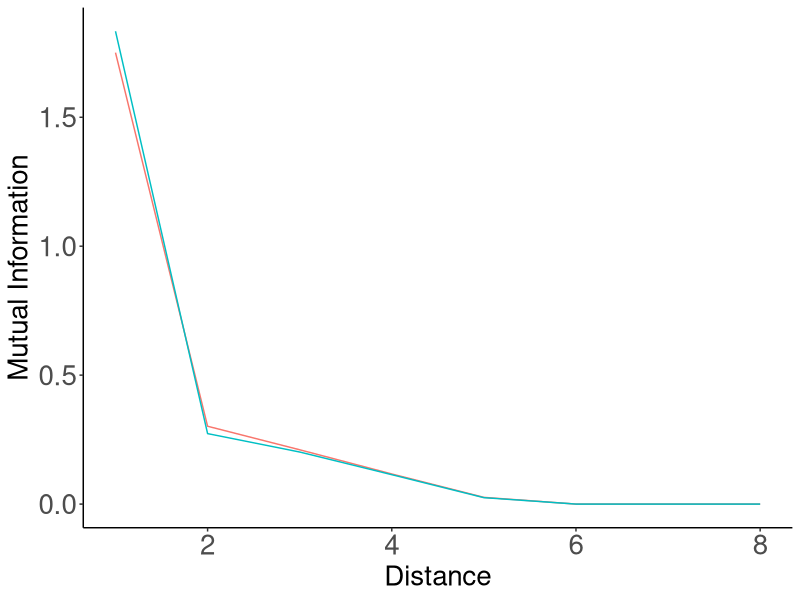
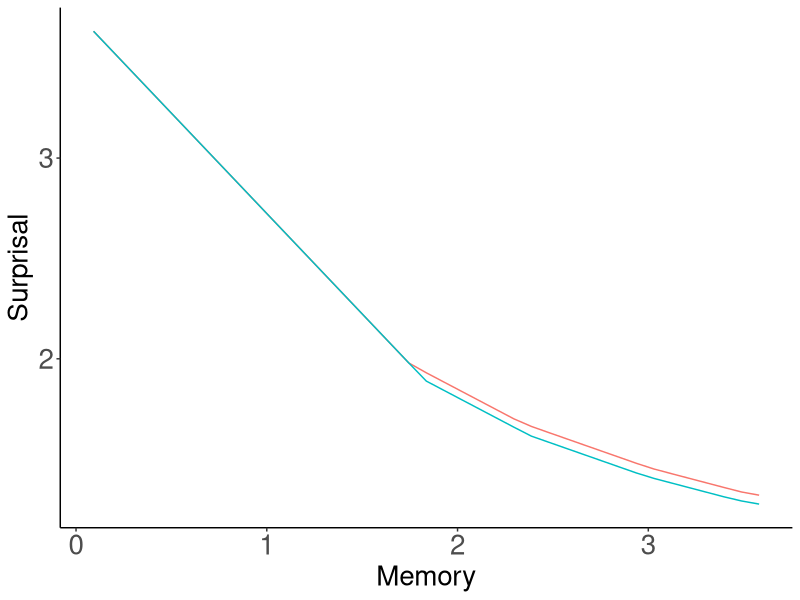
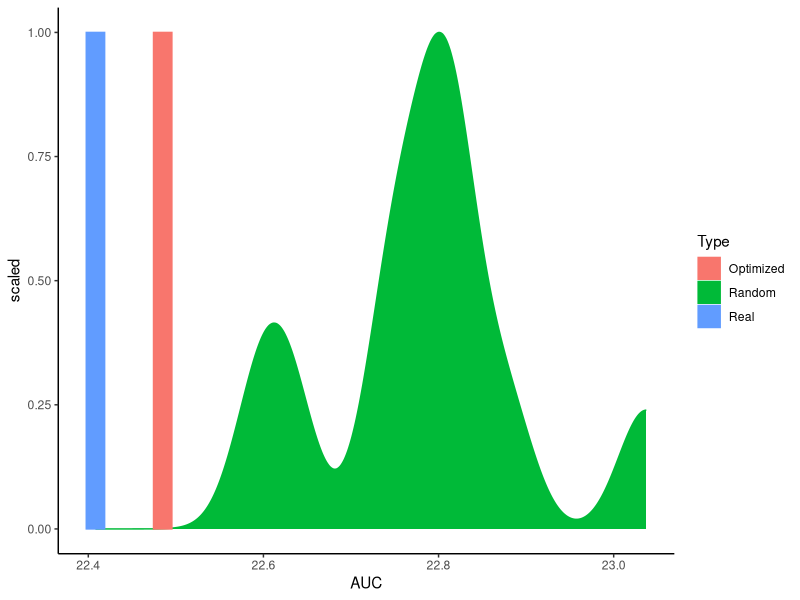

The R script that drew these images, in order:
library(tidyr)
library(dplyr)
library(ggplot2)

######################################

data = read.csv("results.tsv", sep="\t")


data = data %>% filter(Script == "forWords_Sesotho_RandomOrder_FormsWordsGraphemes_HeldoutClip.py")

unigramCE = mean(data$UnigramCE)

data$Type = ifelse(data$Model %in% c("REAL", "RANDOM", "REVERSE"), as.character(data$Model), "Optimized")

data_ = data %>% group_by(Distance, Type) %>% summarise(MI=median(MI))
data_ = data_ %>% filter(Distance <= 7)
data_ = data_ %>% filter(Type %in% c("REAL", "RANDOM"))
plot = ggplot(data_, aes(x=1+Distance, y=MI, color=Type)) + geom_line() #size=2)
plot = plot + theme_bw()
plot = plot + xlab("Distance") + ylab("Mutual Information")
plot = plot + theme(axis.title.x=element_text(size=20), axis.title.y=element_text(size=20), axis.text = element_text(size=20))
plot = plot + theme(panel.grid.major = element_blank(), panel.grid.minor = element_blank(), panel.background = element_blank(), legend.position="none")
plot = plot + theme(axis.line = element_line(colour = "black"),
            panel.grid.major = element_blank(),
                panel.grid.minor = element_blank(),
                panel.border = element_blank(),
                    panel.background = element_blank())
ggsave(plot, file=paste("figures/Sesotho-suffixes-byPhonemes-it-heldout.pdf", sep=""), height=4, width=4)




data = read.csv("results_interpolated.tsv", sep="\t")


data = data %>% filter(Script == "forWords_Sesotho_RandomOrder_FormsWordsGraphemes_HeldoutClip.py")

data = data %>% group_by(Type, Memory) %>% summarise(Surprisal=unigramCE-median(MI))

data_ = data %>% filter(Type %in% c("REAL", "RANDOM"))

plot = ggplot(data_, aes(x=Memory, y=Surprisal, color=Type)) + geom_line() #size=2)
plot = plot + theme_bw()
plot = plot + theme(axis.title.x=element_text(size=20), axis.title.y=element_text(size=20), axis.text = element_text(size=20))
plot = plot + theme(panel.grid.major = element_blank(), panel.grid.minor = element_blank(), panel.background = element_blank(), legend.position="none")
plot = plot + theme(axis.line = element_line(colour = "black"),
            panel.grid.major = element_blank(),
                panel.grid.minor = element_blank(),
                panel.border = element_blank(),
                    panel.background = element_blank())
ggsave(plot, file=paste("figures/Sesotho-suffixes-byPhonemes-memsurp-heldout.pdf", sep=""), height=4, width=4)


######################################

data = read.csv("results_auc.tsv", sep="\t")

data = data %>% filter(Script == "forWords_Sesotho_RandomOrder_FormsWordsGraphemes_HeldoutClip.py")


data$Type = ifelse(data$Model %in% c("REAL", "RANDOM", "REVERSE"), as.character(data$Model), "Optimized")
data$Type = ifelse(data$Type %in% c("REAL"), "Real", as.character(data$Type))
data$Type = ifelse(data$Type %in% c("RANDOM"), "Random", as.character(data$Type))
data$Type = ifelse(data$Type %in% c("REVERSE"), "Reverse", as.character(data$Type))

data_ = data %>% filter(Type %in% c("Real", "Random", "Optimized", "Reverse"))


#plot = ggplot(data_, aes(x=AUC, y=1, color=Type, fill=Type)) + geom_bar(stat="identity") #size=2)
#plot = plot + theme_bw()
#plot = plot + theme(axis.title.x=element_blank(), axis.title.y=element_blank(), axis.text = element_text(size=20))
#plot = plot + theme(panel.grid.major = element_blank(), panel.grid.minor = element_blank(), panel.background = element_blank(), legend.position="none")
#plot = plot + theme(axis.line = element_line(colour = "black"),
#            panel.grid.major = element_blank(),
#                panel.grid.minor = element_blank(),
#                panel.border = element_blank(),
#                    panel.background = element_blank())
#ggsave(plot, file=paste("figures/Sesotho-suffixes-byPhonemes-auc-heldout.pdf", sep=""), height=4, width=4)

barWidth = (max(data$AUC) - min(data$AUC))/30

plot = ggplot(data_, aes(x=AUC, fill=Type, color=Type))
plot = plot + theme_classic()
#plot = plot + theme(legend.position="none")
plot = plot + geom_density(data= data_%>%filter(Type == "Random"), aes(y=..scaled..)) 
plot = plot + geom_bar(data = data_ %>% filter(!(Type %in% c("Random"))) %>% group_by(Type) %>% summarise(AUC=mean(AUC)) %>% mutate(y=1),  aes(y=y, group=Type), width=barWidth, stat="identity", position = position_dodge())
ggsave(plot, file=paste("figures/Sesotho-suffixes-byPhonemes-auc-hist-heldout.pdf", sep=""), height=4, width=4)
